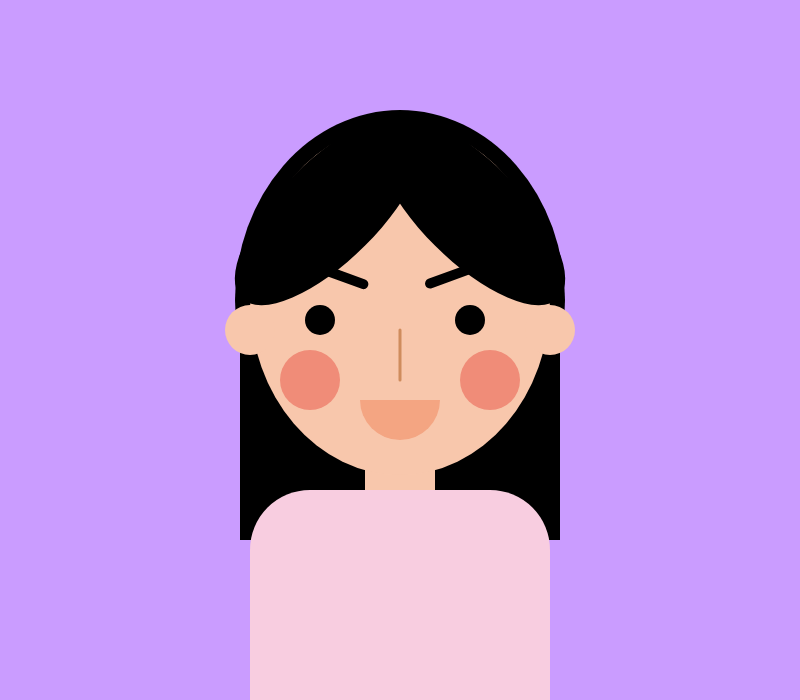
Frame 1 (no input)
Frame 60 (no input): identical to frame 1, image omitted
Frame 120 (the mouse pressed at the canvas centre since frame 60): identical to frame 1, image omitted

The p5.js sketch that drew this single still picture (run headless with seeded random() and noise() and a simulated clock; from frame 60 on, the mouse is pressed at the canvas centre):

// p5.js sketch
// ── sketch.js
function setup() {
  createCanvas(800, 700);
}

function draw() {
  background(202, 156, 255);

  //   back hair
  fill(0, 0, 0);
  noStroke();
  ellipse(400, 300, 330, 380);
  rect(400, 290, 160, 250);
  rect(240, 290, 160, 250);

  //   neck
  push();
  rectMode(CENTER);
  fill(248, 199, 172);
  noStroke();
  rect(400, 470, 70, 100);
  pop();

  //   head
  fill(248, 199, 172);
  ellipse(400, 300, 300, 350);

  // front hair
  push();
  translate(330, 210);
  rotate(radians(45));
  fill(0, 0, 0);
  ellipse(0, 0, 100, 250);
  pop();

  push();
  translate(470, 210);
  rotate(radians(-45));
  fill(0, 0, 0);
  ellipse(0, 0, 100, 250);
  pop();

  //   eyes
  fill(0, 0, 0);
  circle(320, 320, 30);
  circle(470, 320, 30);

  //  nose
  stroke(207, 140, 93);
  strokeWeight(3);
  line(400, 330, 400, 380);

  //   mouth
  fill(244, 165, 130);
  noStroke();
  strokeWeight(0);
  arc(400, 400, 80, 80, 0, PI, CHORD);

  //   body
  push();
  rectMode(CENTER);
  noStroke();
  fill(248, 205, 224);
  rect(400, 640, 300, 300, 60, 60, 0, 0);
  pop();

  //   Eyebrow
  push();
  translate(310, 270);
  rotate(radians(-70));
  fill(0, 0, 0);
  noStroke();
  rect(0, 0, 10, 60, 10, 10);
  pop();

  push();
  translate(480, 260);
  rotate(radians(70));
  fill(0, 0, 0);
  noStroke();
  rect(0, 0, 10, 60, 10, 10);
  pop();

  //cheek
  fill(240, 140, 120);
  noStroke();
  circle(310, 380, 60);
  circle(490, 380, 60);

  //   ear
  fill(248, 199, 172);
  noStroke();
  circle(250, 330, 50);
  circle(550, 330, 50);
}
